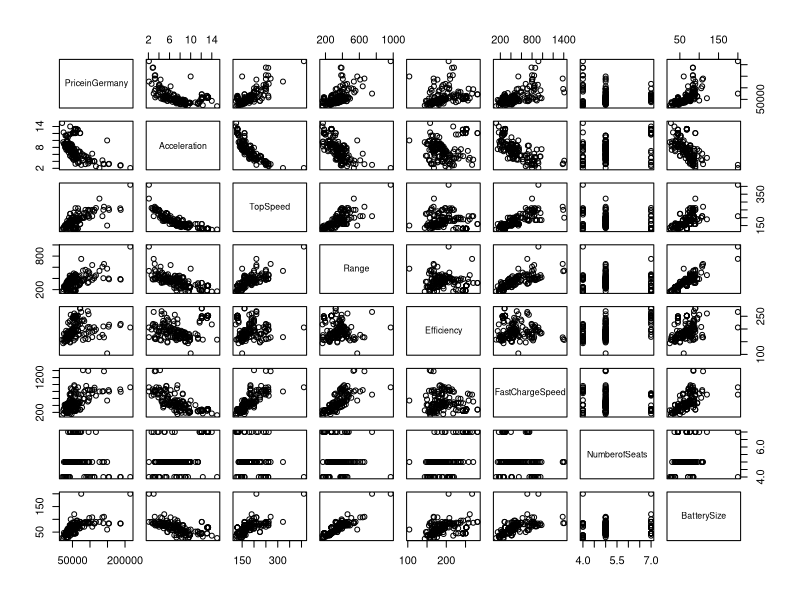
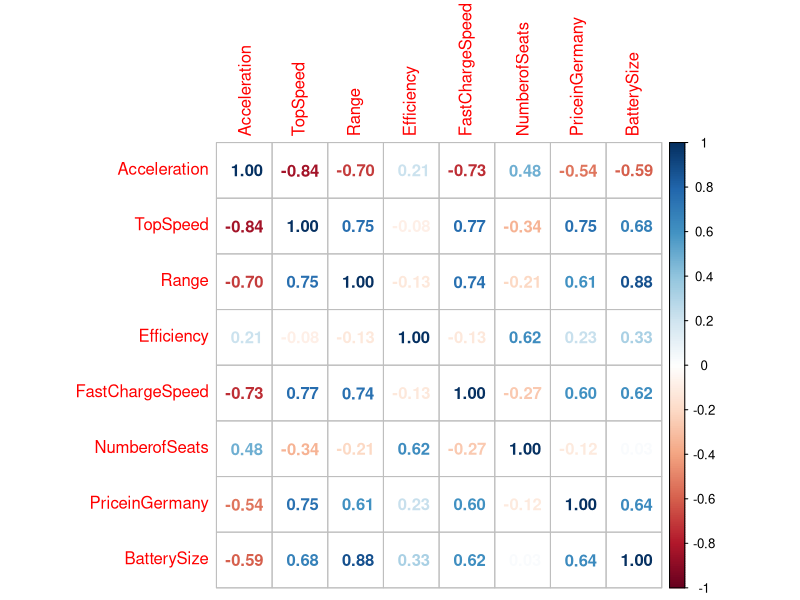
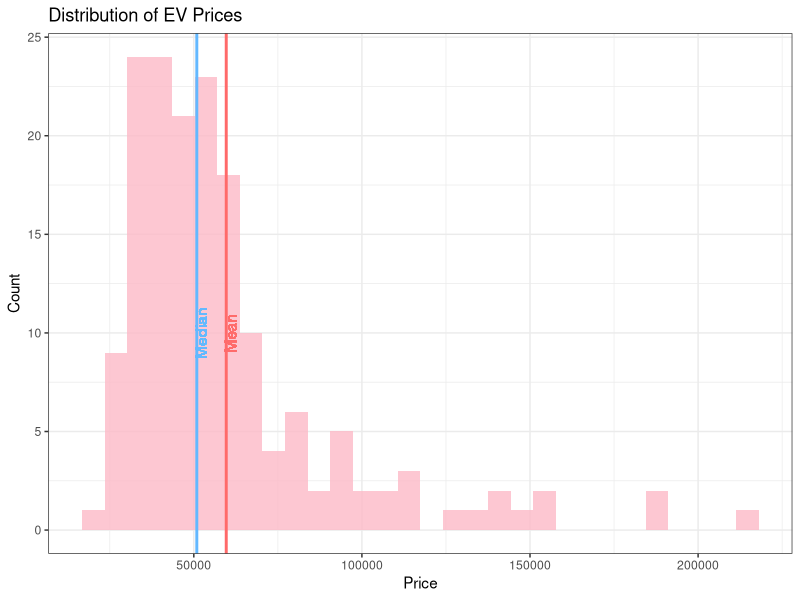
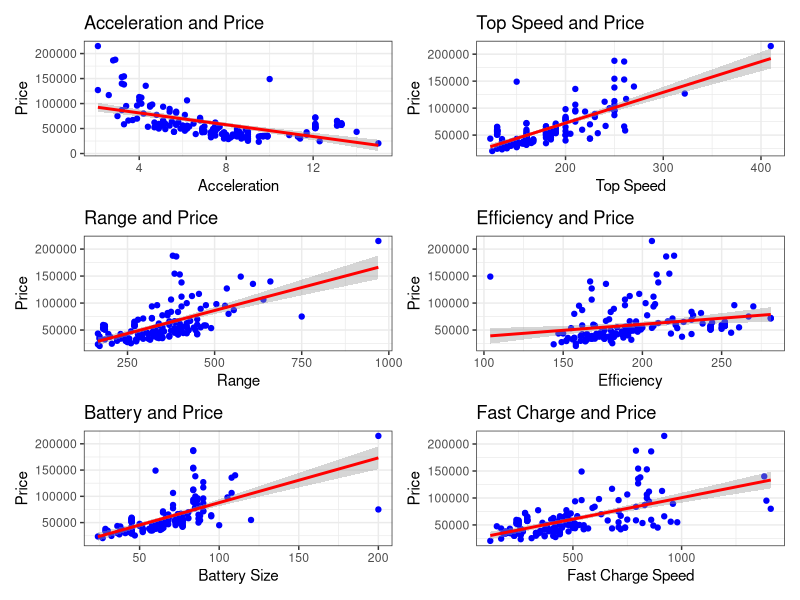
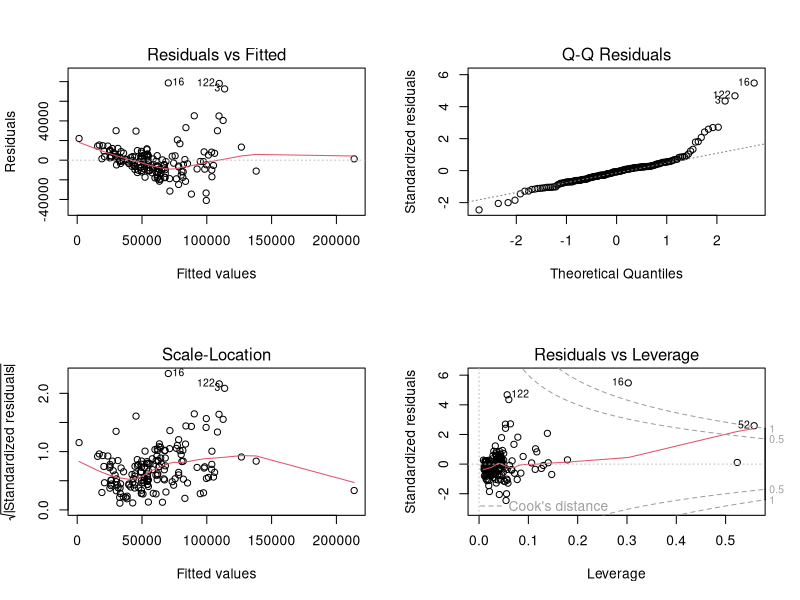
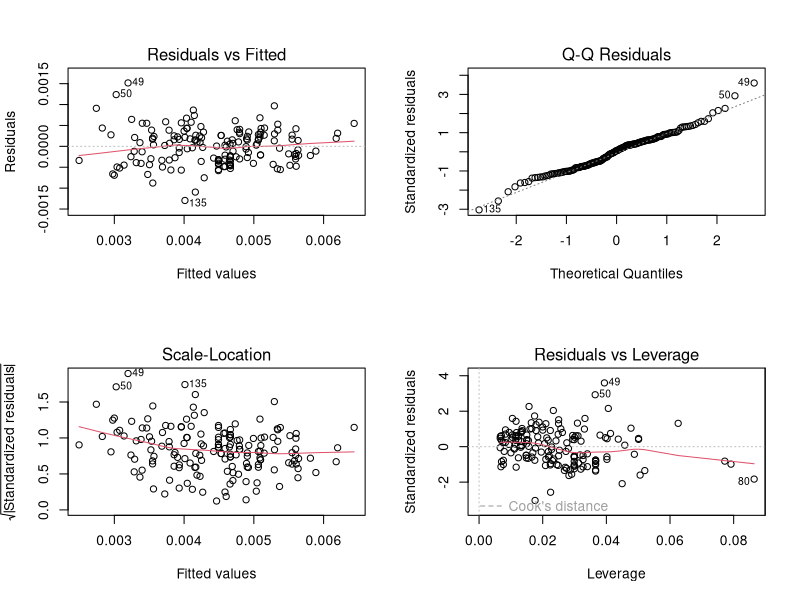

Source code (R) for these figures, in order:
## ---- chunk 1
knitr::opts_chunk$set(echo = TRUE)
library(tidyverse)
library(readxl)
library(MASS)
library(car)
library(corrplot)
library(patchwork)
library(leaps)
## ---- chunk 2
ev <- read_xlsx('Electric Vehicle Data/Cheapestelectriccars-EVDatabase.xlsx', 
                sheet = 'Cheapestelectriccars- UTF8')
## ---- chunk 3
# Convert Character Vectors into useable numeric vectors
ev$BatterySize <- as.numeric(gsub(".* ([0-9]{2,3}[.]*[0-9]*) kWh", "\\1",
                                  ev$Subtitle))
libra_strip <- gsub(".([0-9]{2,3},[0-9]{3})", "\\1", 
                    ev$PriceinUK) # strip the libra symbol
ev$PriceinUK <- as.numeric(gsub(",", "", libra_strip))
ev$Acceleration <- as.numeric(gsub(" sec", "", ev$Acceleration))
ev$TopSpeed <- as.numeric(gsub(" km/h", "", ev$TopSpeed))
ev$Range <- as.numeric(gsub(" km", "", ev$Range))
ev$Efficiency <- as.numeric(gsub(" Wh/km", "", ev$Efficiency))
ev$FastChargeSpeed <- as.numeric(gsub(" km/h", "", ev$FastChargeSpeed))
ev$Drive <- as.factor(ev$Drive)
ev$PriceinGermany <- as.numeric(ev$PriceinGermany)
ev <- ev[,-2] #removing subtitle column
## ---- chunk 4
# Limit ev to complete records, German Prices
ev <- ev[complete.cases(cbind(ev$FastChargeSpeed, ev$PriceinGermany)),]
attach(ev)
## ---- chunk 5
head(ev)
## ---- chunk 6
#summary of Efficiency 
summary(Efficiency)
## ---- chunk 7
#summary of Fast Charge Speed
summary(FastChargeSpeed)
## ---- chunk 8
#summary of Battery Size
summary(BatterySize)
## ---- chunk 9
#summary of EV prices in Germany
summary(PriceinGermany)
## ---- chunk 10
#summary of Top speed
summary(TopSpeed)
## ---- chunk 11
#summary of Vehicle Range
summary(Range)
## ---- chunk 12
detach(ev)
#Creating numeric data frame for correlation plots and removing price in UK
ev_numeric <- ev[, -c(1,7,10 )]
pairs(PriceinGermany~., ev_numeric)
## ---- chunk 13
corrplot(cor(ev_numeric), method = "number")
## ---- chunk 14
ggplot(ev_numeric, aes(x = PriceinGermany)) +    
  geom_histogram(alpha = 0.8,fill = "#fcb9c6") +
  geom_vline(aes(xintercept = mean(PriceinGermany)),col='indianred1',
             size=1)+ #Vertical Line for Mean
  geom_text(aes(x=mean(PriceinGermany) + 1250, label="Mean", y=10), 
            colour="indianred1", angle=90) +
  geom_vline(aes(xintercept = median(PriceinGermany)),col='steelblue1',
             size=1)+ #Vertical Line for Median
  geom_text(aes(x=median(PriceinGermany) + 1250, label="Median", y=10), 
            colour="steelblue1", angle=90) +
  labs(x= 'Price',y = 'Count', title = paste("Distribution of EV Prices")) +
  theme_bw()
## ---- chunk 15
v1 <- ggplot(ev_numeric, aes(x=Acceleration,y=PriceinGermany))+
  geom_point(color = "blue")+
  
  stat_smooth(aes(x=Acceleration,y=PriceinGermany),method="lm", 
              color="red")+ #code for trend line
  theme_bw()+
  labs(x = 'Acceleration', 
       y = 'Price', 
       title = 'Acceleration and Price')

v2 <- ggplot(ev_numeric, aes(x=TopSpeed,y=PriceinGermany))+
  geom_point(color = "blue")+
  
  stat_smooth(aes(x=TopSpeed,y=PriceinGermany),method="lm", 
              color="red")+ #code for trend line
  theme_bw()+
  labs(x = 'Top Speed', 
       y = 'Price', 
       title = 'Top Speed and Price')


v3 <- ggplot(ev_numeric, aes(x=Range,y=PriceinGermany))+
  geom_point(color = "blue")+
  
  stat_smooth(aes(x=Range,y=PriceinGermany),method="lm", 
              color="red")+ #code for trend line
  theme_bw()+
  labs(x = 'Range', 
       y = 'Price', 
       title = 'Range and Price')


v4 <- ggplot(ev_numeric, aes(x=Efficiency,y=PriceinGermany))+
  geom_point(color = "blue")+
  
  stat_smooth(aes(x=Efficiency,y=PriceinGermany),method="lm", 
              color="red")+ #code for trend line
  theme_bw()+
  labs(x = 'Efficiency', 
       y = 'Price', 
       title = 'Efficiency and Price')

v5 <- ggplot(ev_numeric, aes(x=BatterySize,y=PriceinGermany))+
  geom_point(color = "blue")+
  
  stat_smooth(aes(x=BatterySize,y=PriceinGermany),method="lm", 
              color="red")+ #code for trend line
  theme_bw()+
  labs(x = 'Battery Size', 
       y = 'Price', 
       title = 'Battery and Price')

v6 <- ggplot(ev_numeric, aes(x=FastChargeSpeed,y=PriceinGermany))+
  geom_point(color = "blue")+
  
  stat_smooth(aes(x=FastChargeSpeed,y=PriceinGermany),method="lm", 
              color="red")+ #code for trend line
  theme_bw()+
  labs(x = 'Fast Charge Speed', 
       y = 'Price', 
       title = 'Fast Charge and Price')

patch = v1 + v2 + v3 + v4 + v5 + v6 + plot_layout(ncol=2, 
                                                  nrow=3) #patching all graphs in one frame
patch
## ---- chunk 16
initial_model <- lm(PriceinGermany ~ Acceleration + TopSpeed + Range + Efficiency
                    + FastChargeSpeed + NumberofSeats + BatterySize, data = ev)
summary(initial_model)
par(mfrow = c(2,2))
plot(initial_model)
## ---- chunk 17
ev[c(16,52,122),]
## ---- chunk 18
ev <- ev[-16,]
## ---- chunk 19
# Transform response and numeric predictors
summary(powerTransform(cbind(PriceinGermany, Acceleration, TopSpeed, Range, 
                             Efficiency, FastChargeSpeed, NumberofSeats, 
                             BatterySize) ~ 1, data = ev))
## ---- chunk 20
# Create model with transformed Data
transformed_model <- lm(I(PriceinGermany^-.5) ~ sqrt(Acceleration) + 
                          I(1/TopSpeed) + log(Range) + log(Efficiency) + 
                          log(FastChargeSpeed) + log(BatterySize), data = ev)
summary(transformed_model)
## ---- chunk 21
vif(transformed_model)
## ---- chunk 22
# Perform Best Subset Selection on Transformed Data
transformed_model_subsets <- regsubsets(x = I(PriceinGermany^-.5) ~ 
                                          sqrt(Acceleration) + I(1/TopSpeed) + 
                                          log(Range) +log(Efficiency) + 
                                          log(FastChargeSpeed) + 
                                          log(BatterySize) + log(NumberofSeats),
                                        data = ev)
(transformed_model_subsets.summary <- summary(transformed_model_subsets))
(best_number_variables <- list("AIC" = 
                                 which.min(transformed_model_subsets.summary$cp), 
                               "BIC" = which.min(transformed_model_subsets.summary$bic),
                               "R2adj" = which.max(transformed_model_subsets.summary$adjr2)))
## ---- chunk 23
# Create model with transformed Data, without FastChargeSpeed
subset_model <- lm(PriceinGermany^-.5 ~ I(1/TopSpeed) + 
                 log(Efficiency) + log(FastChargeSpeed), data = ev)
summary(subset_model)
par(mfrow = c(2,2))
plot(subset_model)
vif(subset_model)
